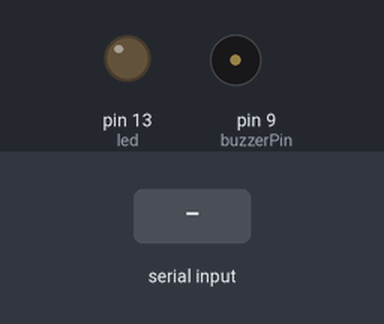
Recording of a sketch running on a simulated Arduino Uno, built with avr-gcc and run on an emulated ATmega328P. Shown: output pins drawn as LEDs (lit = HIGH), buzzer (waves = sounding). Inputs (shaded band) come from the test bench.

Above: at 1.2 s.
1.3 s: "alarme\n" received over Serial
At 2.4 s:
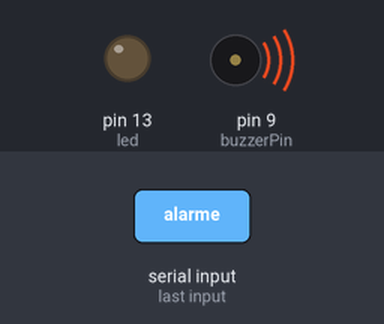
At 4.23 s:
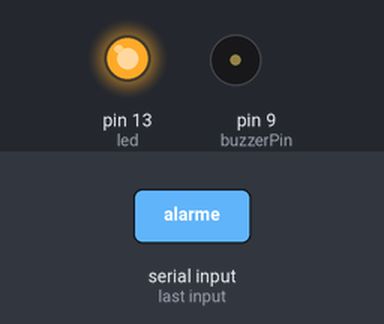
Timing chart, 0 to 5.8 s (numbered marks = the images above; inputs shaded):
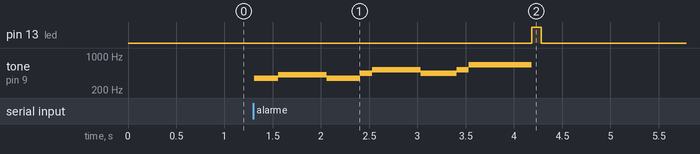

The sketch:

alarme.ino
```cpp
const int buzzerPin = 9; // Pino do buzzer
const int led = 13; // Pino da led

const int f = 349;
const int fS = 740;
const int gS = 415;
const int g = 392;
const int a = 440;
const int aS = 466;
const int cH = 523;
const int eH = 659;
const int b = 493;
const int dH = 587;


void beep(int frequency, int duration) {
  tone(buzzerPin, frequency);
  delay(duration);
  noTone(buzzerPin);
}

void setup() {
  pinMode(led, OUTPUT);
  pinMode(buzzerPin, OUTPUT);
  Serial.begin(9600);
}

void loop() {
  if (Serial.available()) {
    String command = Serial.readStringUntil('\n');

    if (command == "alarme") {
      beep(f, 250);
      beep(gS, 500);
      beep(f, 350);
      beep(a, 125);
      beep(cH, 500);
      beep(a, 375);
      beep(cH, 125);
      beep(eH, 650);
      digitalWrite(led, HIGH);
      delay(100);
      digitalWrite(led, LOW);
      delay(100);
    }
  }
}
```

Measured:
- after the input at 1.3 s, pin 13 (led): LOW → HIGH after 2.9 s, → LOW 0.10 s later; tone on pin 9 (buzzerPin): plays 349 Hz for 0.25 s, 415 Hz for 0.50 s, 349 Hz for 0.35 s, 440 Hz for 0.13 s, 523 Hz for 0.50 s, 440 Hz for 0.38 s … (8 notes in this stretch), starting at once
